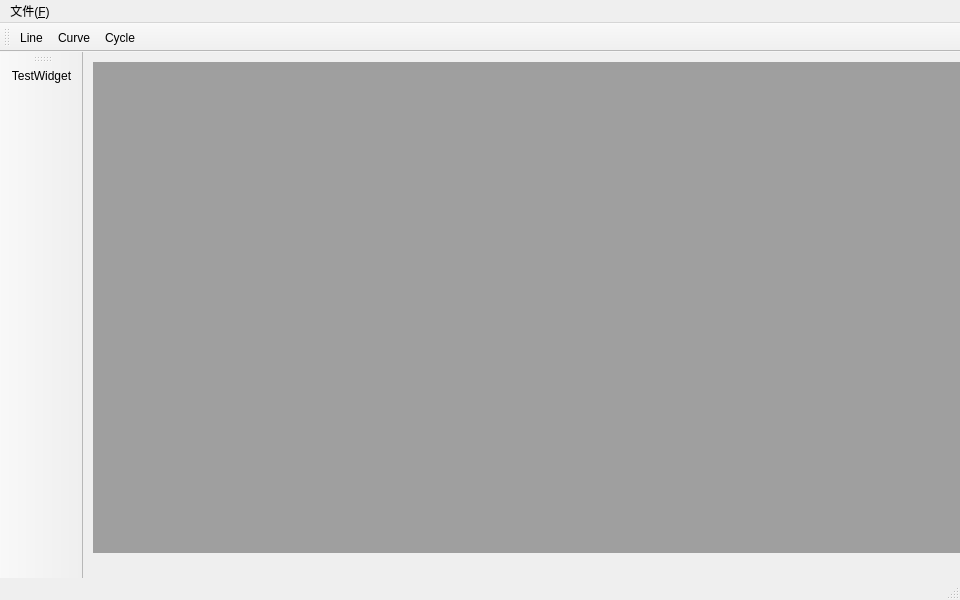
<?xml version="1.0" encoding="UTF-8"?>
<ui version="4.0">
 <class>MainWindow</class>
 <widget class="QMainWindow" name="MainWindow">
  <property name="geometry">
   <rect>
    <x>0</x>
    <y>0</y>
    <width>960</width>
    <height>600</height>
   </rect>
  </property>
  <property name="windowTitle">
   <string>MainWindow</string>
  </property>
  <widget class="QWidget" name="centralWidget">
   <widget class="QMdiArea" name="mdiArea">
    <property name="geometry">
     <rect>
      <x>10</x>
      <y>10</y>
      <width>941</width>
      <height>491</height>
     </rect>
    </property>
   </widget>
  </widget>
  <widget class="QMenuBar" name="menuBar">
   <property name="geometry">
    <rect>
     <x>0</x>
     <y>0</y>
     <width>960</width>
     <height>26</height>
    </rect>
   </property>
   <widget class="QMenu" name="menu">
    <property name="title">
     <string>文件(&amp;F)</string>
    </property>
    <addaction name="actionNew"/>
    <addaction name="actionOpen"/>
   </widget>
   <addaction name="menu"/>
  </widget>
  <widget class="QToolBar" name="mainToolBar">
   <attribute name="toolBarArea">
    <enum>TopToolBarArea</enum>
   </attribute>
   <attribute name="toolBarBreak">
    <bool>false</bool>
   </attribute>
   <addaction name="actionLine"/>
   <addaction name="actionCurve"/>
   <addaction name="actionCycle"/>
  </widget>
  <widget class="QStatusBar" name="statusBar"/>
  <widget class="QToolBar" name="toolBar">
   <property name="windowTitle">
    <string>toolBar</string>
   </property>
   <attribute name="toolBarArea">
    <enum>LeftToolBarArea</enum>
   </attribute>
   <attribute name="toolBarBreak">
    <bool>false</bool>
   </attribute>
   <addaction name="actionTestWidget"/>
  </widget>
  <action name="actionNew">
   <property name="text">
    <string>新建(&amp;N)</string>
   </property>
   <property name="toolTip">
    <string>创建新画布</string>
   </property>
   <property name="shortcut">
    <string>Ctrl+N</string>
   </property>
  </action>
  <action name="actionOpen">
   <property name="text">
    <string>打开(&amp;O)</string>
   </property>
   <property name="toolTip">
    <string>打开图片</string>
   </property>
  </action>
  <action name="actionLine">
   <property name="icon">
    <iconset resource="image.qrc">
     <normaloff>:/icon/icon/line.png</normaloff>:/icon/icon/line.png</iconset>
   </property>
   <property name="text">
    <string>Line</string>
   </property>
   <property name="toolTip">
    <string>直线</string>
   </property>
  </action>
  <action name="actionCycle">
   <property name="icon">
    <iconset>
     <normaloff>icon/cycle.png</normaloff>icon/cycle.png</iconset>
   </property>
   <property name="text">
    <string>Cycle</string>
   </property>
   <property name="toolTip">
    <string>圆</string>
   </property>
  </action>
  <action name="actionCurve">
   <property name="icon">
    <iconset resource="image.qrc">
     <normaloff>:/icon/icon/Curve.png</normaloff>:/icon/icon/Curve.png</iconset>
   </property>
   <property name="text">
    <string>Curve</string>
   </property>
   <property name="toolTip">
    <string>曲线</string>
   </property>
  </action>
  <action name="actionTestWidget">
   <property name="icon">
    <iconset resource="image.qrc">
     <normaloff>:/icon/icon/2dshape-line.png</normaloff>:/icon/icon/2dshape-line.png</iconset>
   </property>
   <property name="text">
    <string>TestWidget</string>
   </property>
  </action>
 </widget>
 <layoutdefault spacing="6" margin="11"/>
 <resources>
  <include location="image.qrc"/>
 </resources>
 <connections/>
</ui>
